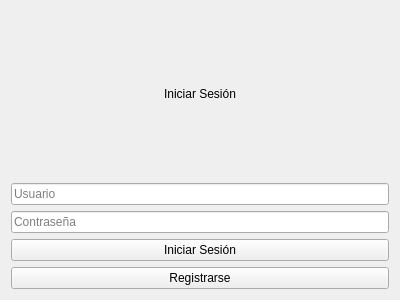
<?xml version="1.0" encoding="UTF-8"?>
<ui version="4.0">
 <class>PantallaInicio</class>
 <widget class="QWidget" name="PantallaInicio">
  <property name="geometry">
   <rect>
    <x>0</x>
    <y>0</y>
    <width>400</width>
    <height>300</height>
   </rect>
  </property>
  <property name="windowTitle">
   <string>Inicio de Sesión</string>
  </property>
  <layout class="QVBoxLayout" name="verticalLayout">
   <item>
    <widget class="QLabel" name="labelTitulo">
     <property name="text">
      <string>Iniciar Sesión</string>
     </property>
     <property name="alignment">
      <set>Qt::AlignmentFlag::AlignCenter</set>
     </property>
    </widget>
   </item>
   <item>
    <widget class="QLineEdit" name="lineUsuario">
     <property name="placeholderText">
      <string>Usuario</string>
     </property>
    </widget>
   </item>
   <item>
    <widget class="QLineEdit" name="lineContrasena">
     <property name="inputMethodHints">
      <set>Qt::InputMethodHint::ImhNoAutoUppercase|Qt::InputMethodHint::ImhNoPredictiveText|Qt::InputMethodHint::ImhSensitiveData</set>
     </property>
     <property name="echoMode">
      <enum>QLineEdit::EchoMode::Password</enum>
     </property>
     <property name="placeholderText">
      <string>Contraseña</string>
     </property>
    </widget>
   </item>
   <item>
    <widget class="QPushButton" name="botonIniciarSesion">
     <property name="text">
      <string>Iniciar Sesión</string>
     </property>
    </widget>
   </item>
   <item>
    <widget class="QPushButton" name="botonRegistrar">
     <property name="text">
      <string>Registrarse</string>
     </property>
    </widget>
   </item>
  </layout>
 </widget>
 <resources/>
 <connections/>
</ui>
